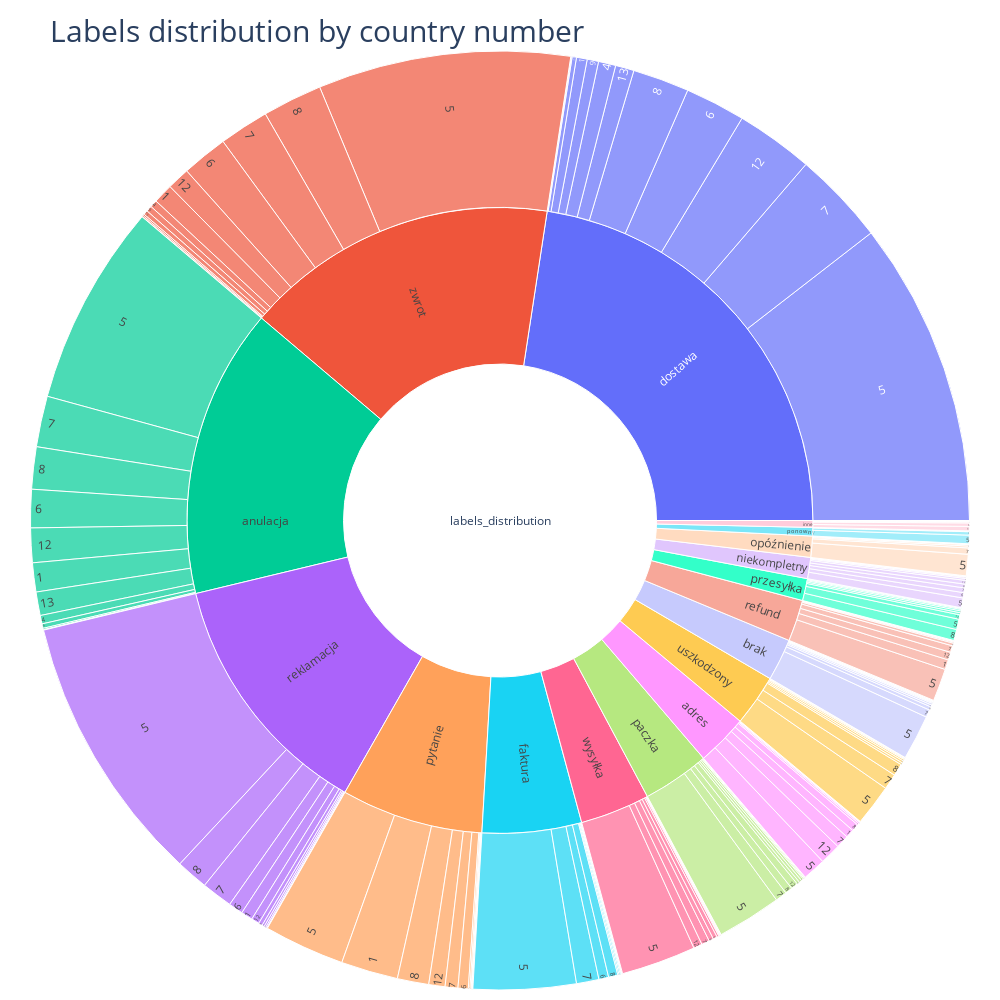

The code cell stored with this chart in its notebook:
### Code cell
fig =go.Figure(go.Sunburst(
    ids = sunburst_df.ids,
    labels = sunburst_df.label,
    parents = sunburst_df.parent,
    values = sunburst_df.val_perc,
    branchvalues="total",
    insidetextorientation="radial",
))

fig.update_layout(
    title=dict(text="Labels distribution by country number", font=dict(size=30), automargin=True, yref='paper'),
    margin = dict(t=10, l=10, r=10, b=10),
    autosize=True,
    width=1000,
    height=1000,
)

fig.show()

### Figure 1 — Plotly figure (JSON) as saved in the notebook; plotly's stock layout.template omitted (floating-point values rounded to 4 significant figures; data arrays with more than 128 entries replaced by an {"elided": "..."} marker saying what was removed)
{"data": [{"branchvalues": "total", "ids": {"elided": "195 str values"}, "insidetextorientation": "radial", "labels": {"elided": "195 mixed values"}, "parents": {"elided": "195 str values"}, "type": "sunburst", "values": {"elided": "195 float values"}}], "layout": {"autosize": true, "height": 1000, "margin": {"b": 10, "l": 10, "r": 10, "t": 10}, "title": {"automargin": true, "font": {"size": 30}, "text": "Labels distribution by country number", "yref": "paper"}, "width": 1000}}
